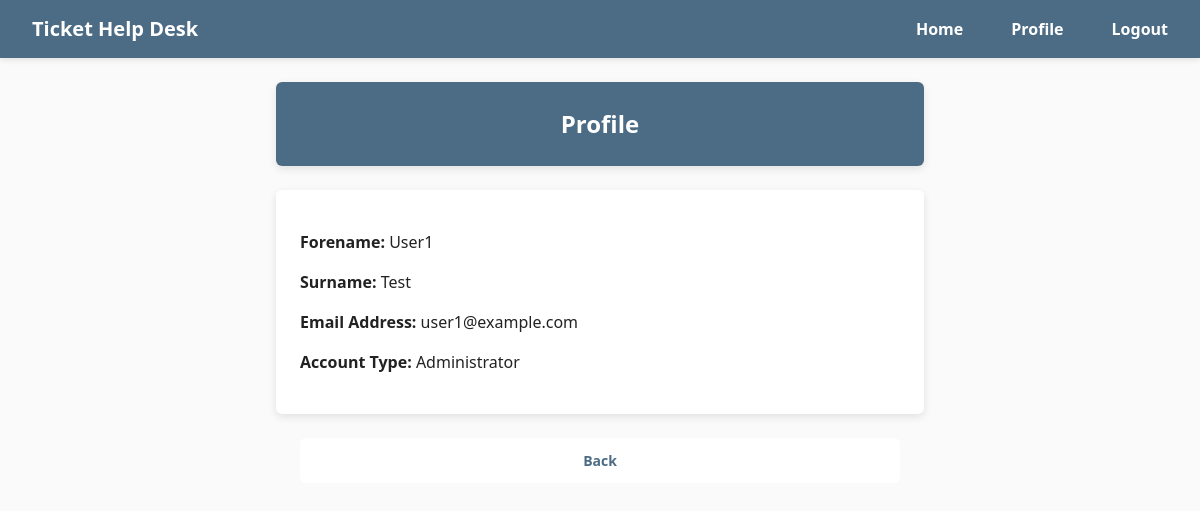
The app's page /profile (signed in), older data.
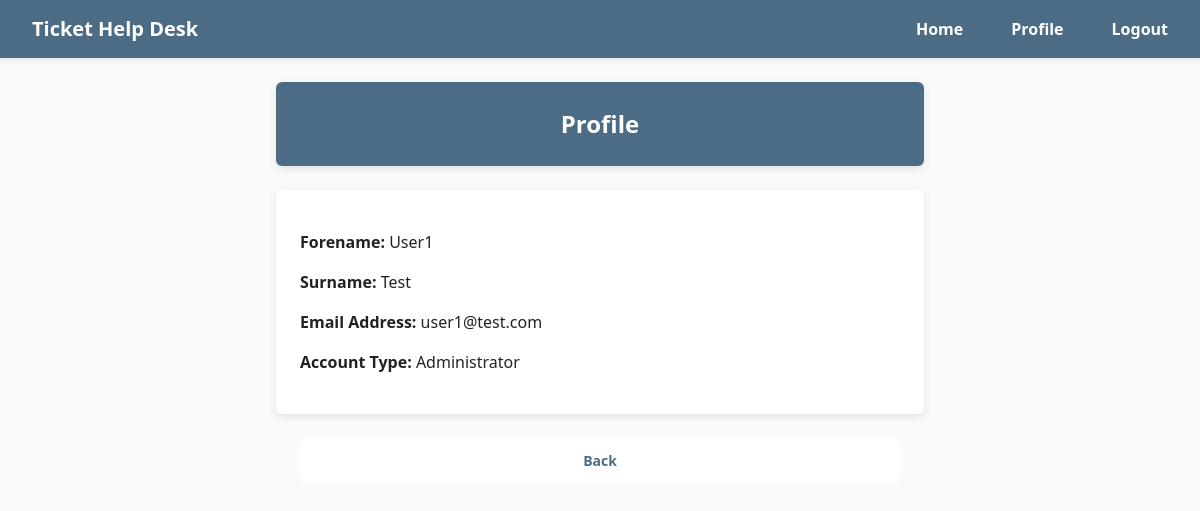
The same page, newer data.
### HelpDeskTicketingSystem/models/UserModel.py (models this page shows)
class User(db.Model, UserMixin):
    id = db.Column(db.Integer, primary_key=True)
    forename = db.Column(db.String(50))
    surname = db.Column(db.String(50))
    email = db.Column(db.String(150), unique=True)
    password = db.Column(db.String(20))
    account_type = db.Column(db.String(20), nullable=False)

### HelpDeskTicketingSystem/views/users.py (the view)
@users_bp.route('/profile')
@login_required
def profile():
    return render_template('profile.html', user=current_user)

### HelpDeskTicketingSystem/__init__.py (called while the page is built)
def create_app(config_class=None):
    app = Flask(__name__)
    if config_class:
        app.config.from_object(config_class)
    else:
        app.config.from_object(Config)
    db.init_app(app)
    login_manager.init_app(app)
    login_manager.login_view = 'auth.login'
    from .views.home import home_bp
    from .views.auth import auth_bp
    from .views.users import users_bp
    from .views.tickets import tickets_bp
    app.register_blueprint(home_bp, url_prefix='/')
    app.register_blueprint(auth_bp, url_prefix='/')
    app.register_blueprint(tickets_bp, url_prefix='/')
    app.register_blueprint(users_bp, url_prefix='/')
    create_database(app)
    from .models import User
    @login_manager.user_loader
    def load_user(user_id):
        return User.query.get(int(user_id))
    return app

### HelpDeskTicketingSystem/templates/profile.html
{% extends "base.html" %} {% block title %} Profile {% endblock %} {% block
content %}
<h2>Profile</h2>
<div class="form">
  <p><strong>Forename:</strong> {{ user.forename }}</p>
  <p><strong>Surname:</strong> {{ user.surname }}</p>
  <p><strong>Email Address:</strong> {{ user.email }}</p>
  <p><strong>Account Type:</strong> {{ user.account_type }}</p>
</div>
<br />
<div class="btn-group">
  <a href="{{ url_for('home.home') }}" class="btn btn-group btn-secondary"
    >Back</a
  >
</div>
{% endblock %}

Row changes from the older to the newer data that the page shows:
changed User "User1": email "user1@example.com" → "user1@test.com"
